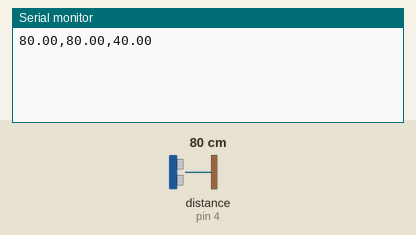
A sketch run on a simulated Arduino Uno, built with avr-gcc and run on an emulated ATmega328P. Shown: the last lines printed to the serial monitor. The test bench sets the inputs (shaded band); at power-on: distance to the obstacle (sensor on pin 4) 80 cm.

Above: at 1.2 s.
1.3 s: distance to the obstacle (sensor on pin 4) set to 2 cm
At 2.6 s:
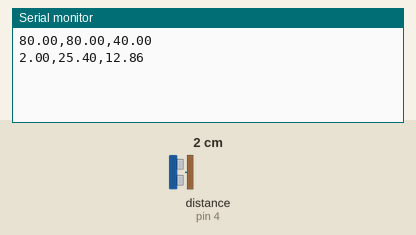
2.8 s: distance to the obstacle (sensor on pin 4) set to 4 cm
At 3.9 s:
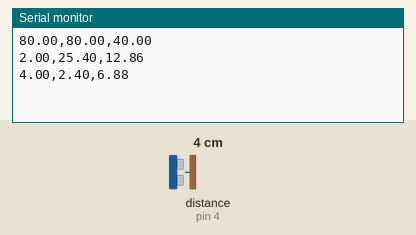
Timing chart, 0 to 5.8 s (numbered marks = the images above; inputs shaded):
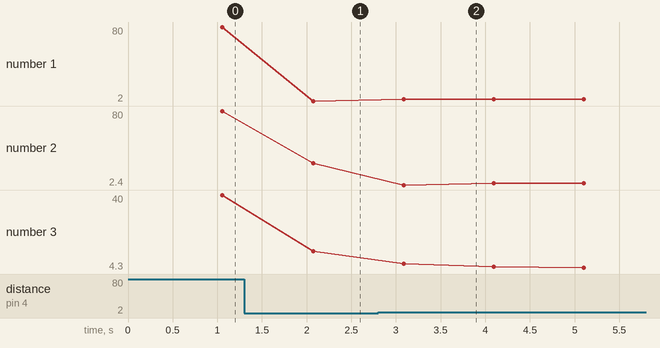

Measured:
- after the input at 1.3 s, the serial monitor: prints a new line after 0.78 s (image 1)
- after the input at 2.8 s, the serial monitor: prints a new line after 0.29 s (image 2)
- plotted number 1: 80 → 2 after the input at 1.3 s, 2 → 4 after the input at 2.8 s
- plotted number 2: 80 → 25.4 after the input at 1.3 s, 25.4 → 4 after the input at 2.8 s
- plotted number 3: 40 → 12.86 after the input at 1.3 s, 12.86 → 4.3 after the input at 2.8 s

The sketch:

HCSr04_Distanc_Kalman.ino.ino
```cpp
#include <HCSR04.h>
#include <SimpleKalmanFilter.h>

UltraSonicDistanceSensor distanceSensor(5, 4);  // Initialize sensor that uses digital pins 13 and 12.
int indexev = 0;
float sumDistance = 0;
float est_Distance=0;
SimpleKalmanFilter simpleKalmanFilter(2, 2, 0.1);
/* SimpleKalmanFilter(e_mea, e_est, q);
 e_mea: Measurement Uncertainty
 e_est: Estimation Uncertainty
 q: ;Process Noise
*/

void setup () {
    Serial.begin(9600);  // We initialize serial connection so that we could print values from sensor.
}

void loop () {
    // Every 500 miliseconds, do a measurement using the sensor and print the distance in centimeters.
    float dist=distanceSensor.measureDistanceCm();
    if(dist>0){
      sumDistance = sumDistance + dist;
      indexev = indexev + 1;
      delay(100);
    }
    if(indexev >= 10){
        est_Distance = simpleKalmanFilter.updateEstimate(dist);
        float avrDistance = sumDistance/10;
        Serial.print(dist);
        Serial.print(",");
        Serial.print(avrDistance);
        Serial.print(",");
        Serial.println(est_Distance);

        indexev = 0;
        sumDistance = 0;

    }


}
```
